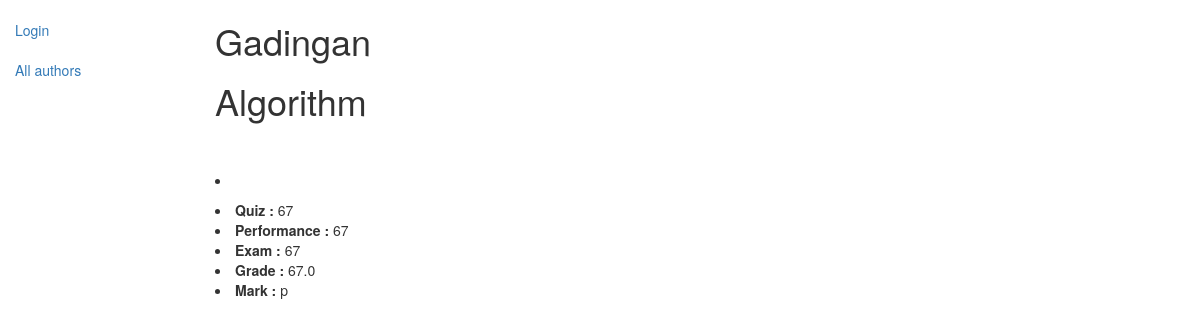
The app's page /Project/student/3, older data.
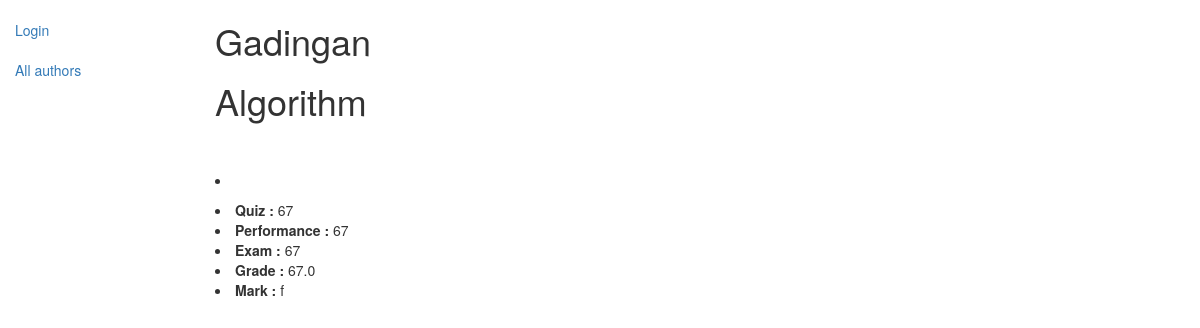
The same page, newer data.
### Project/models.py (models this page shows, shortened)
class student(models.Model):
	Subject		 = 	 models.ForeignKey('subject', on_delete=models.SET_NULL, null=True)
	Last_name    =	 models.CharField(max_length=100)
	First_name 	 = 	 models.CharField(max_length=200, help_text="Enter your first name ")
	MI 			 =	 models.CharField(max_length=200, help_text="Enter your middle Name")
	Gender = (
        ('m', 'Male'),
        ('o', 'Female'),
	)
	Sex			  =   models.CharField(max_length=1, choices=Gender, blank=True, default='m')
	Professor		 = 		models.ForeignKey('professor', on_delete=models.SET_NULL, null=True)
	Course		  =   models.ManyToManyField("Course", related_name="student")
	grade	     = 		models.ForeignKey('Grade', on_delete=models.SET_NULL, null=True)

class Grade(models.Model):
	Subject		 = 	 	models.ForeignKey('subject', on_delete=models.SET_NULL, null=True)
	quiz		 = 		models.IntegerField(null=True)
	performance	 =	    models.IntegerField(null=True)
	exam         =      models.IntegerField(null=True)
	mark = (
			('f', 'Fail'),
			('p', 'Pass'),
	)
	Mark = models.CharField(max_length=1, choices=mark, blank=True, default='Fail')
	def get_computed(self):
		result = self.quiz * 0.25 + self.performance * 0.25 + self.exam  * 0.50
		return result

class subject(models.Model):
	subject_name		 = 		models.CharField(max_length=150)
	subject_Descreption  = 	 	models.CharField(max_length=200)
	def __str__(self):
		return self.subject_name

### Project/views.py (the view)
# urls.py: url(r'^student/(?P<pk>\d+)$', views.studentDetailView.as_view(), name=' student-detail',),
class studentDetailView(DetailView):
	model = student
	template_name = "student_detail.html"
	def get_context_data(self, **kwargs):
		context = super(studentDetailView, self).get_context_data(**kwargs)
		return context

### Project/templates/student_detail.html (shortened to what this page needs)
{% extends "base_generic.html" %}
{% block content %}
<h1> {{student.Last_name }} </h1>
<h1> {{student.grade.Subject}} </h1>
<br></br>
<li> {{student.grade.Subject.Professor}}   </p></li>
<li><strong>Quiz :	</strong>	{{student.grade.quiz}} </li>
<li><strong>Performance :	</strong>  			{{student.grade.performance}}  </li>
<li><strong>Exam :	</strong>				{{student.grade.exam}}  </li>
<li><strong>Grade :	</strong> 				{{student.grade.get_computed}}   </li>
<li><strong>Mark :	</strong>				{{student.grade.Mark}}  </li>
{% endblock%}

### Project/templates/base_generic.html (shortened to what this page needs)
<!DOCTYPE html>
<html lang="en">
<head>
  <link rel="stylesheet" href="https://maxcdn.bootstrapcdn.com/bootstrap/3.3.7/css/bootstrap.min.css">
  {% load static %}
  <link rel="stylesheet" href="{% static 'css/styles.css' %}">
</head>
<body>
  <div class="container-fluid">
    <div class="row">
      <div class="col-sm-2">
<ul class="sidebar-nav">
<ul class="sidebar-nav">
   {% if user.is_authenticated %}
   <li>User: {{ user.get_username }}</li>
   <li><a href="">Grade</a></li>
   <li><a href="{% url 'logout'%}?next={{request.path}}">Logout</a></li>
   {% else %}
   <li><a href="{% url 'login'%}?next={{request.path}}">Login</a></li>
   {% endif %}
 </ul>
    <ul class="sidebar-nav">
		<li><a href="/catalog/myborrowed">All authors</a></li>
      </ul>
      </div>
      <div class="col-sm-10 ">
      {% block content %}{% endblock %}
      </div>
    </div>
  </div>
</body>
</html>

### Project/static/css/styles.css (style rules this page uses)
.sidebar-nav { margin-top: 20px; padding: 0; list-style: none; }

Row changes from the older to the newer data that the page shows:
changed through a linked row, student "Gadingan": grade.Mark "p" → "f"
